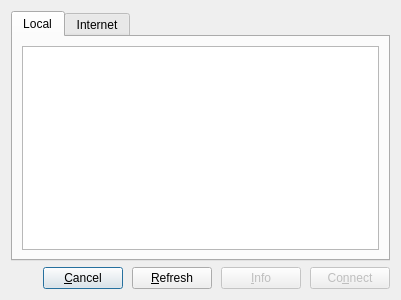
<ui version="4.0" >
 <class>ConnectorForm</class>
 <widget class="QDialog" name="ConnectorForm" >
  <property name="geometry" >
   <rect>
    <x>0</x>
    <y>0</y>
    <width>401</width>
    <height>300</height>
   </rect>
  </property>
  <property name="windowTitle" >
   <string>Connect To Gameserver</string>
  </property>
  <layout class="QVBoxLayout" name="verticalLayout" >
   <item>
    <widget class="QTabWidget" name="tabWidget" >
     <property name="currentIndex" >
      <number>0</number>
     </property>
     <widget class="QWidget" name="tabLocal" >
      <attribute name="title" >
       <string>Local</string>
      </attribute>
      <layout class="QVBoxLayout" name="verticalLayout_2" >
       <item>
        <widget class="QListView" name="localServersList" />
       </item>
      </layout>
     </widget>
     <widget class="QWidget" name="tabInternet" >
      <attribute name="title" >
       <string>Internet</string>
      </attribute>
      <layout class="QVBoxLayout" name="verticalLayout_3" >
       <item>
        <widget class="QListView" name="internetServersList" />
       </item>
      </layout>
     </widget>
    </widget>
   </item>
   <item>
    <widget class="QFrame" name="frame" >
     <property name="frameShape" >
      <enum>QFrame::NoFrame</enum>
     </property>
     <property name="frameShadow" >
      <enum>QFrame::Plain</enum>
     </property>
     <property name="lineWidth" >
      <number>0</number>
     </property>
     <layout class="QHBoxLayout" name="horizontalLayout" >
      <property name="spacing" >
       <number>9</number>
      </property>
      <property name="margin" >
       <number>0</number>
      </property>
      <item>
       <spacer name="horizontalSpacer" >
        <property name="orientation" >
         <enum>Qt::Horizontal</enum>
        </property>
        <property name="sizeHint" stdset="0" >
         <size>
          <width>40</width>
          <height>20</height>
         </size>
        </property>
       </spacer>
      </item>
      <item>
       <widget class="QPushButton" name="cancelButton" >
        <property name="text" >
         <string>&amp;Cancel</string>
        </property>
       </widget>
      </item>
      <item>
       <widget class="QPushButton" name="pushButton" >
        <property name="text" >
         <string>&amp;Refresh</string>
        </property>
       </widget>
      </item>
      <item>
       <widget class="QPushButton" name="infoButton" >
        <property name="enabled" >
         <bool>false</bool>
        </property>
        <property name="text" >
         <string>&amp;Info</string>
        </property>
       </widget>
      </item>
      <item>
       <widget class="QPushButton" name="connectButton" >
        <property name="enabled" >
         <bool>false</bool>
        </property>
        <property name="text" >
         <string>Co&amp;nnect</string>
        </property>
       </widget>
      </item>
     </layout>
    </widget>
   </item>
  </layout>
 </widget>
 <resources/>
 <connections>
  <connection>
   <sender>cancelButton</sender>
   <signal>released()</signal>
   <receiver>ConnectorForm</receiver>
   <slot>close()</slot>
   <hints>
    <hint type="sourcelabel" >
     <x>173</x>
     <y>276</y>
    </hint>
    <hint type="destinationlabel" >
     <x>200</x>
     <y>149</y>
    </hint>
   </hints>
  </connection>
 </connections>
</ui>
